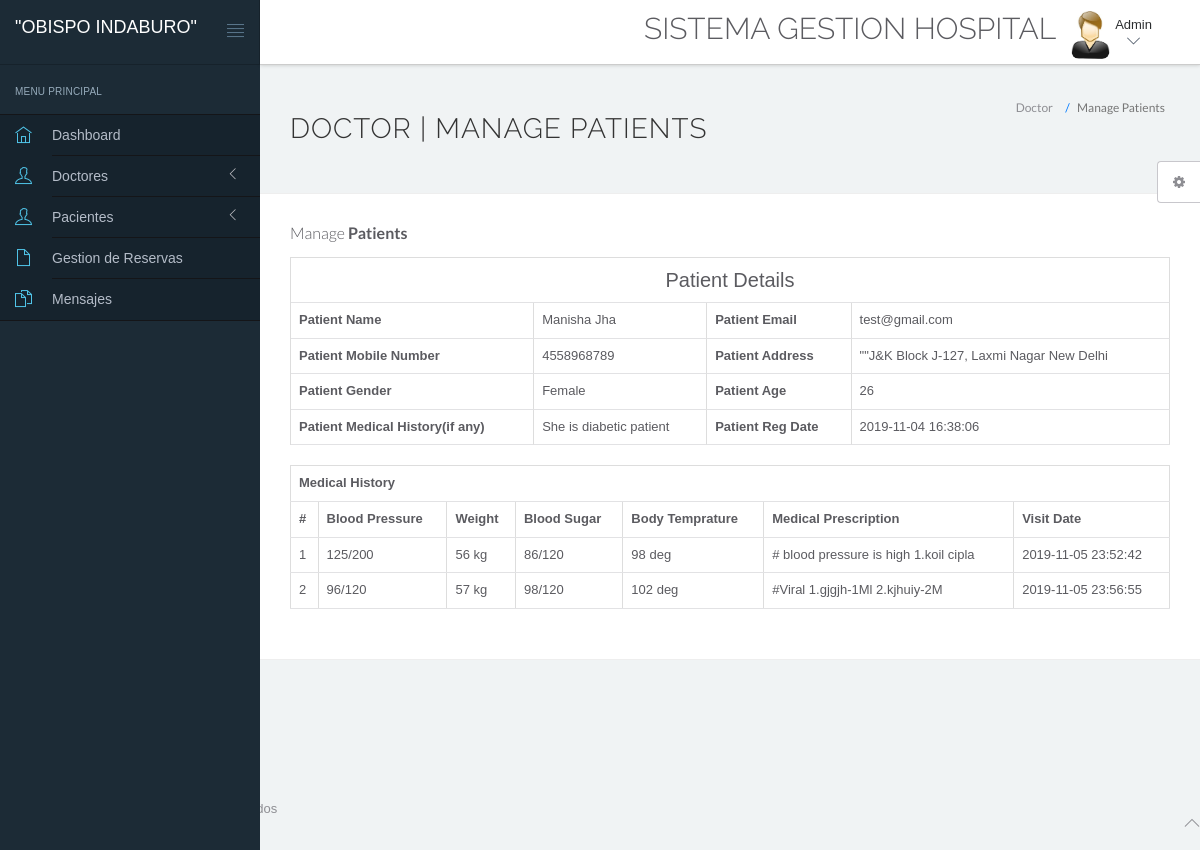
The app's page /hms/admin/ver-paciente.php?viewid=1 with its own data.
### tables this page shows
CREATE TABLE `tblpatient` (
  `ID` int(10) NOT NULL AUTO_INCREMENT,
  `Docid` int(10) DEFAULT NULL,
  `PatientName` varchar(200) DEFAULT NULL,
  `PatientContno` bigint(10) DEFAULT NULL,
  `PatientEmail` varchar(200) DEFAULT NULL,
  `PatientGender` varchar(50) DEFAULT NULL,
  `PatientAdd` mediumtext DEFAULT NULL,
  `PatientAge` int(10) DEFAULT NULL,
  `PatientMedhis` mediumtext DEFAULT NULL,
  `CreationDate` timestamp NULL DEFAULT current_timestamp(),
  `UpdationDate` timestamp NULL DEFAULT NULL ON UPDATE current_timestamp(),
  PRIMARY KEY (`ID`)
);

CREATE TABLE `tblmedicalhistory` (
  `ID` int(10) NOT NULL AUTO_INCREMENT,
  `PatientID` int(10) DEFAULT NULL,
  `BloodPressure` varchar(200) DEFAULT NULL,
  `BloodSugar` varchar(200) NOT NULL,
  `Weight` varchar(100) DEFAULT NULL,
  `Temperature` varchar(200) DEFAULT NULL,
  `MedicalPres` mediumtext DEFAULT NULL,
  `CreationDate` timestamp NOT NULL DEFAULT current_timestamp() ON UPDATE current_timestamp(),
  PRIMARY KEY (`ID`)
);

### hms/admin/ver-paciente.php (the view, shortened to what this page needs)
<!DOCTYPE html>
<html lang="en">
	<head>
		<link rel="stylesheet" href="vendor/bootstrap/css/bootstrap.min.css">
		<link rel="stylesheet" href="vendor/fontawesome/css/font-awesome.min.css">
		<link rel="stylesheet" href="vendor/themify-icons/themify-icons.min.css">
		<link href="vendor/animate.css/animate.min.css" rel="stylesheet" media="screen">
		<link href="vendor/perfect-scrollbar/perfect-scrollbar.min.css" rel="stylesheet" media="screen">
		<link href="vendor/switchery/switchery.min.css" rel="stylesheet" media="screen">
		<link href="vendor/bootstrap-touchspin/jquery.bootstrap-touchspin.min.css" rel="stylesheet" media="screen">
		<link href="vendor/select2/select2.min.css" rel="stylesheet" media="screen">
		<link href="vendor/bootstrap-datepicker/bootstrap-datepicker3.standalone.min.css" rel="stylesheet" media="screen">
		<link href="vendor/bootstrap-timepicker/bootstrap-timepicker.min.css" rel="stylesheet" media="screen">
		<link rel="stylesheet" href="assets/css/styles.css">
		<link rel="stylesheet" href="assets/css/plugins.css">
		<link rel="stylesheet" href="assets/css/themes/theme-6.css"/>
	</head>
	<body>
		<div id="app">
<?php include('include/sidebar.php');?>
<div class="app-content">
<?php include('include/header.php');?>
<div class="main-content" >
<div class="wrap-content container" id="container">
<section id="page-title">
<div class="row">
<div class="col-sm-8">
<h1 class="mainTitle">Doctor | Manage Patients</h1>
</div>
<ol class="breadcrumb">
<li>
<span>Doctor</span>
</li>
<li class="active">
<span>Manage Patients</span>
</li>
</ol>
</div>
</section>
<div class="container-fluid container-fullw bg-white">
<div class="row">
<div class="col-md-12">
<h5 class="over-title margin-bottom-15">Manage <span class="text-bold">Patients</span></h5>
<?php
                               $vid=$_GET['viewid'];
                               $ret=mysqli_query($con,"select * from tblpatient where ID='$vid'");
$cnt=1;
while ($row=mysqli_fetch_array($ret)) {
                               ?>
<table border="1" class="table table-bordered">
 <tr align="center">
<td colspan="4" style="font-size:20px;color:blue">
 Patient Details</td></tr>
    <tr>
    <th scope>Patient Name</th>
    <td><?php  echo $row['PatientName'];?></td>
    <th scope>Patient Email</th>
    <td><?php  echo $row['PatientEmail'];?></td>
  </tr>
  <tr>
    <th scope>Patient Mobile Number</th>
    <td><?php  echo $row['PatientContno'];?></td>
    <th>Patient Address</th>
    <td><?php  echo $row['PatientAdd'];?></td>
  </tr>
    <tr>
    <th>Patient Gender</th>
    <td><?php  echo $row['PatientGender'];?></td>
    <th>Patient Age</th>
    <td><?php  echo $row['PatientAge'];?></td>
  </tr>
  <tr>
    <th>Patient Medical History(if any)</th>
    <td><?php  echo $row['PatientMedhis'];?></td>
     <th>Patient Reg Date</th>
    <td><?php  echo $row['CreationDate'];?></td>
  </tr>
<?php }?>
</table>
<?php
$ret=mysqli_query($con,"select * from tblmedicalhistory  where PatientID='$vid'");
 ?>
<table id="datatable" class="table table-bordered dt-responsive nowrap" style="border-collapse: collapse; border-spacing: 0; width: 100%;">
  <tr align="center">
   <th colspan="8" >Medical History</th>
  </tr>
  <tr>
    <th>#</th>
<th>Blood Pressure</th>
<th>Weight</th>
<th>Blood Sugar</th>
<th>Body Temprature</th>
<th>Medical Prescription</th>
<th>Visit Date</th>
</tr>
<?php
while ($row=mysqli_fetch_array($ret)) {
  ?>
<tr>
  <td><?php echo $cnt;?></td>
 <td><?php  echo $row['BloodPressure'];?></td>
 <td><?php  echo $row['Weight'];?></td>
 <td><?php  echo $row['BloodSugar'];?></td>
  <td><?php  echo $row['Temperature'];?></td>
  <td><?php  echo $row['MedicalPres'];?></td>
  <td><?php  echo $row['CreationDate'];?></td>
</tr>
<?php $cnt=$cnt+1;} ?>
</table>
</div>
</div>
</div>
</div>
</div>
</div>
</div>
	<?php include('include/footer.php');?>
	<?php include('include/setting.php');?>
	</body>
</html>

### hms/admin/assets/css/themes/theme-6.css (style rules this page uses)
body { background: #F0F3F4; }

### records on screen
tblpatient: PatientName "Manisha Jha", PatientEmail "test@gmail.com", PatientContno "4558968789", PatientAdd "\"\"J&K Block J-127, Laxmi Nagar New Delhi", PatientGender "Female", PatientAge "26", PatientMedhis "She is diabetic patient", CreationDate "2019-11-04 16:38:06"
tblmedicalhistory: BloodPressure "125/200", Weight "56 kg", BloodSugar "86/120", Temperature "98 deg", MedicalPres "# blood pressure is high 1.koil cipla", CreationDate "2019-11-05 23:52:42"
tblmedicalhistory: BloodPressure "96/120", Weight "57 kg", BloodSugar "98/120", Temperature "102 deg", MedicalPres "#Viral 1.gjgjh-1Ml 2.kjhuiy-2M", CreationDate "2019-11-05 23:56:55"
